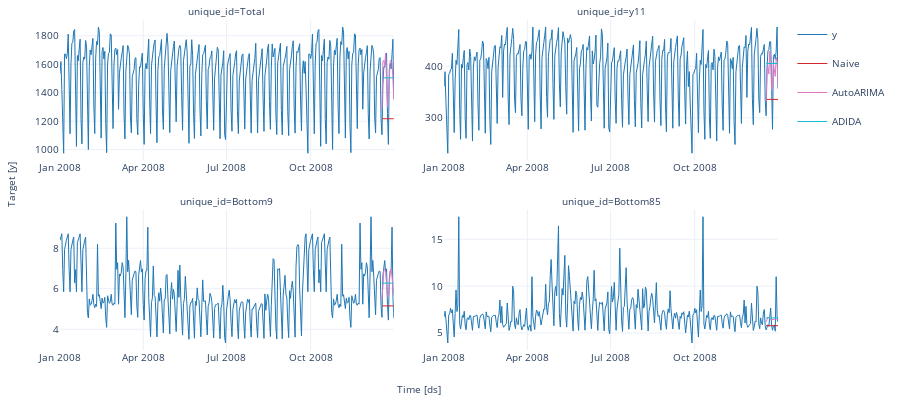

The notebook cell this image was saved under:
### Code cell
plot_series(y_filled, y_hat_df, engine='plotly', ids=['Total', 'y11', 'Bottom9', 'Bottom85'])

### Figure 1 — Plotly figure (JSON) as saved in the notebook; plotly's stock layout.template omitted (floating-point values rounded to 4 significant figures; data arrays with more than 128 entries replaced by an {"elided": "..."} marker saying what was removed)
{"data": [{"legendgroup": "y", "line": {"color": "#1f77b4", "width": 1}, "mode": "lines", "name": "y", "showlegend": true, "type": "scatter", "x": {"elided": "380 str values"}, "xaxis": "x", "y": {"elided": "380 float values"}, "yaxis": "y"}, {"legendgroup": "Naive", "line": {"color": "#d62728", "width": 1}, "mode": "lines", "name": "Naive", "showlegend": true, "type": "scatter", "x": {"elided": "380 str values"}, "xaxis": "x", "y": {"elided": "380 float values"}, "yaxis": "y"}, {"legendgroup": "AutoARIMA", "line": {"color": "#e377c2", "width": 1}, "mode": "lines", "name": "AutoARIMA", "showlegend": true, "type": "scatter", "x": {"elided": "380 str values"}, "xaxis": "x", "y": {"elided": "380 float values"}, "yaxis": "y"}, {"legendgroup": "ADIDA", "line": {"color": "#17becf", "width": 1}, "mode": "lines", "name": "ADIDA", "showlegend": true, "type": "scatter", "x": {"elided": "380 str values"}, "xaxis": "x", "y": {"elided": "380 float values"}, "yaxis": "y"}, {"legendgroup": "y", "line": {"color": "#1f77b4", "width": 1}, "mode": "lines", "name": "y", "showlegend": false, "type": "scatter", "x": {"elided": "380 str values"}, "xaxis": "x2", "y": {"elided": "380 float values"}, "yaxis": "y2"}, {"legendgroup": "Naive", "line": {"color": "#d62728", "width": 1}, "mode": "lines", "name": "Naive", "showlegend": false, "type": "scatter", "x": {"elided": "380 str values"}, "xaxis": "x2", "y": {"elided": "380 float values"}, "yaxis": "y2"}, {"legendgroup": "AutoARIMA", "line": {"color": "#e377c2", "width": 1}, "mode": "lines", "name": "AutoARIMA", "showlegend": false, "type": "scatter", "x": {"elided": "380 str values"}, "xaxis": "x2", "y": {"elided": "380 float values"}, "yaxis": "y2"}, {"legendgroup": "ADIDA", "line": {"color": "#17becf", "width": 1}, "mode": "lines", "name": "ADIDA", "showlegend": false, "type": "scatter", "x": {"elided": "380 str values"}, "xaxis": "x2", "y": {"elided": "380 float values"}, "yaxis": "y2"}, {"legendgroup": "y", "line": {"color": "#1f77b4", "width": 1}, "mode": "lines", "name": "y", "showlegend": false, "type": "scatter", "x": {"elided": "380 str values"}, "xaxis": "x3", "y": {"elided": "380 float values"}, "yaxis": "y3"}, {"legendgroup": "Naive", "line": {"color": "#d62728", "width": 1}, "mode": "lines", "name": "Naive", "showlegend": false, "type": "scatter", "x": {"elided": "380 str values"}, "xaxis": "x3", "y": {"elided": "380 float values"}, "yaxis": "y3"}, {"legendgroup": "AutoARIMA", "line": {"color": "#e377c2", "width": 1}, "mode": "lines", "name": "AutoARIMA", "showlegend": false, "type": "scatter", "x": {"elided": "380 str values"}, "xaxis": "x3", "y": {"elided": "380 float values"}, "yaxis": "y3"}, {"legendgroup": "ADIDA", "line": {"color": "#17becf", "width": 1}, "mode": "lines", "name": "ADIDA", "showlegend": false, "type": "scatter", "x": {"elided": "380 str values"}, "xaxis": "x3", "y": {"elided": "380 float values"}, "yaxis": "y3"}, {"legendgroup": "y", "line": {"color": "#1f77b4", "width": 1}, "mode": "lines", "name": "y", "showlegend": false, "type": "scatter", "x": {"elided": "380 str values"}, "xaxis": "x4", "y": {"elided": "380 float values"}, "yaxis": "y4"}, {"legendgroup": "Naive", "line": {"color": "#d62728", "width": 1}, "mode": "lines", "name": "Naive", "showlegend": false, "type": "scatter", "x": {"elided": "380 str values"}, "xaxis": "x4", "y": {"elided": "380 float values"}, "yaxis": "y4"}, {"legendgroup": "AutoARIMA", "line": {"color": "#e377c2", "width": 1}, "mode": "lines", "name": "AutoARIMA", "showlegend": false, "type": "scatter", "x": {"elided": "380 str values"}, "xaxis": "x4", "y": {"elided": "380 float values"}, "yaxis": "y4"}, {"legendgroup": "ADIDA", "line": {"color": "#17becf", "width": 1}, "mode": "lines", "name": "ADIDA", "showlegend": false, "type": "scatter", "x": {"elided": "380 str values"}, "xaxis": "x4", "y": {"elided": "380 float values"}, "yaxis": "y4"}], "layout": {"annotations": [{"font": {"size": 10}, "showarrow": false, "text": "unique_id=Total", "x": 0.2325, "xanchor": "center", "xref": "paper", "y": 1, "yanchor": "bottom", "yref": "paper"}, {"font": {"size": 10}, "showarrow": false, "text": "unique_id=y11", "x": 0.7675, "xanchor": "center", "xref": "paper", "y": 1, "yanchor": "bottom", "yref": "paper"}, {"font": {"size": 10}, "showarrow": false, "text": "unique_id=Bottom9", "x": 0.2325, "xanchor": "center", "xref": "paper", "y": 0.425, "yanchor": "bottom", "yref": "paper"}, {"font": {"size": 10}, "showarrow": false, "text": "unique_id=Bottom85", "x": 0.7675, "xanchor": "center", "xref": "paper", "y": 0.425, "yanchor": "bottom", "yref": "paper"}, {"font": {"size": 10}, "showarrow": false, "text": "Time [ds]", "x": 0.5, "xanchor": "center", "xref": "paper", "y": 0, "yanchor": "top", "yref": "paper", "yshift": -30}, {"font": {"size": 10}, "showarrow": false, "text": "Target [y]", "textangle": -90, "x": 0, "xanchor": "right", "xref": "paper", "xshift": -40, "y": 0.5, "yanchor": "middle", "yref": "paper"}], "autosize": true, "font": {"size": 10}, "height": 400, "margin": {"b": 50, "l": 60, "r": 10, "t": 20}, "xaxis": {"anchor": "y", "domain": [0, 0.465], "showticklabels": true, "visible": true}, "xaxis2": {"anchor": "y2", "domain": [0.535, 1.0], "showticklabels": true, "visible": true}, "xaxis3": {"anchor": "y3", "domain": [0, 0.465], "showticklabels": true, "visible": true}, "xaxis4": {"anchor": "y4", "domain": [0.535, 1.0], "showticklabels": true, "visible": true}, "yaxis": {"anchor": "x", "domain": [0.575, 1]}, "yaxis2": {"anchor": "x2", "domain": [0.575, 1]}, "yaxis3": {"anchor": "x3", "domain": [0, 0.425]}, "yaxis4": {"anchor": "x4", "domain": [0, 0.425]}}}
